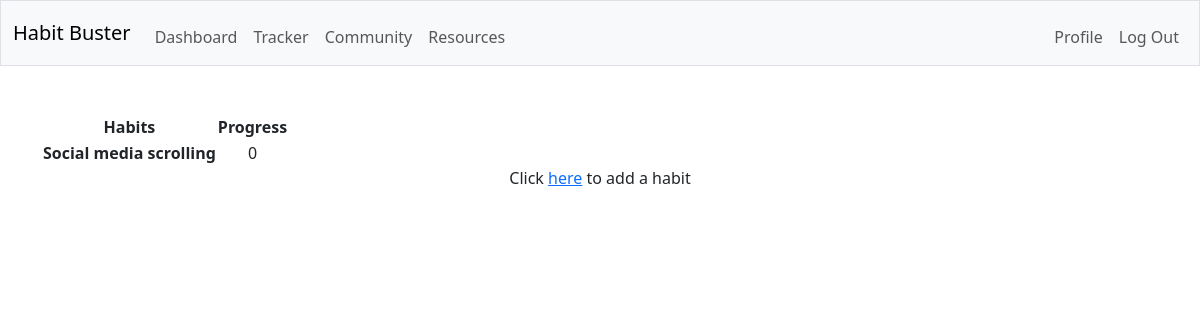
The page /dashboard (signed in) on the database as committed earlier.
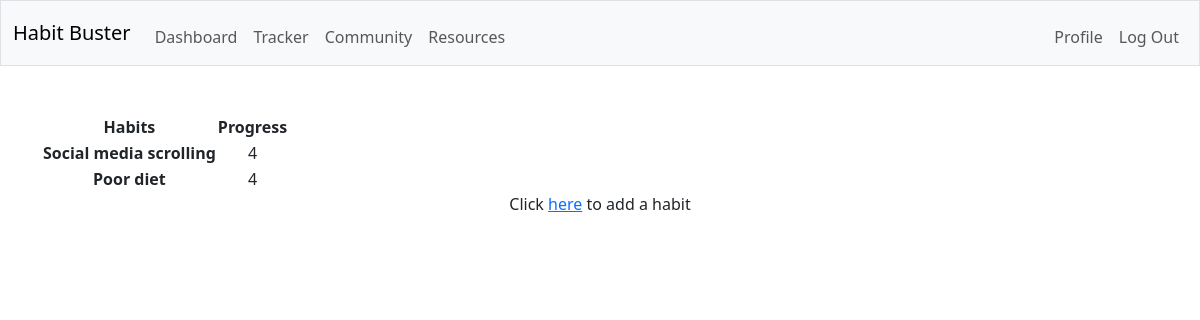
The same page on the database as committed later.
### tables this page shows
CREATE TABLE habits (
    user_id INTEGER NOT NULL,
    habit TEXT NOT NULL,
    start_time NUMERIC NOT NULL,
    enter_time NUMERIC NOT NULL,
    streak INTEGER,
    FOREIGN KEY(user_id) REFERENCES users(id)
);

### app.py (the view)
@app.route("/dashboard")
@login_required
def dashboard():
    habits = db.execute(
        "SELECT * FROM habits\
                        WHERE user_id = ?",
        session["user_id"],
    )
    return render_template("dashboard.html", habits=habits)

### app.py (called while the page is built)
@app.after_request
def after_request(response):
    response.headers["Cache-Control"] = "no-cache, no-store, must-revalidate"
    response.headers["Expires"] = 0
    response.headers["Pragma"] = "no-cache"
    return response

### helpers.py (called while the page is built)
def login_required(f):
    @wraps(f)
    def decorated_function(*args, **kwargs):
        if session.get("user_id") is None:
            return redirect("/login")
        return f(*args, **kwargs)
    return decorated_function

### templates/dashboard.html (shortened to what this page needs)
{% extends "layout.html" %}
{% block main %}
    <table>
        <thead>
            <tr>
                <th>Habits</th>
                <th>Progress</th>
            </tr>
        </thead>
        <tbody>
            {% for habit in habits %}
            <tr>
                <th>{{ habit.habit }}</th>
                <td>
                    {{ habit.streak }}
                </td>
            </tr>
            {% endfor %}
        </tbody>
    </table>
    <p>Click <a href="/add">here</a> to add a habit</p>
{% endblock %}

### templates/layout.html (shortened to what this page needs)
<!DOCTYPE html>
<html lang="en">
    <head>
        <link href="https://cdn.jsdelivr.net/npm/bootstrap@5.3.2/dist/css/bootstrap.min.css" rel="stylesheet">
    </head>
    <body>
        <nav class="bg-light border navbar navbar-expand-md navbar-light">
            <div class="container-fluid">
                <a class="navbar-brand" href="/">Habit Buster</a>
                <div class="collapse navbar-collapse" id="navbar">
                    {% if session["user_id"] %}
                        <ul class="navbar-nav me-auto mt-2">
                            <li class="nav-item"><a class="nav-link" href="/dashboard">Dashboard</a></li>
                            <li class="nav-item"><a class="nav-link" href="/tracker">Tracker</a></li>
                            <li class="nav-item"><a class="nav-link" href="/community">Community</a></li>
                            <li class="nav-item"><a class="nav-link" href="/resources">Resources</a></li>
                        </ul>
                        <ul class="navbar-nav ms-auto mt-2">
                            <li class="nav-item"><a class="nav-link" href="/profile">Profile</a></li>
                            <li class="nav-item"><a class="nav-link" href="/logout">Log Out</a></li>
                        </ul>
                    {% else %}
                        <ul class="navbar-nav ms-auto mt-2">
                            <li class="nav-item"><a class="nav-link" href="/register">Register</a></li>
                            <li class="nav-item"><a class="nav-link" href="/login">Log In</a></li>
                        </ul>
                    {% endif %}
                </div>
            </div>
        </nav>
        <main class="container py-5 text-center">
            {% block main %}{% endblock %}
        </main>
    </body>
</html>

Rows that differ between the two databases and show on the page:
changed habits "Social media scrolling": streak "0" → "4"
added habits: habit "Poor diet", streak "4"
